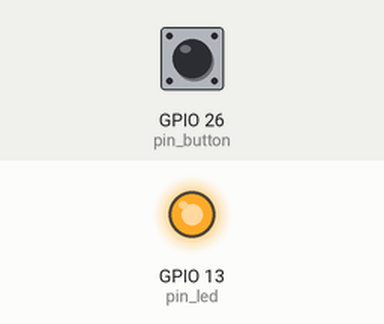
Simulated run of this program. Board: ESP32 board running MicroPython. Shown: output pins drawn as LEDs (lit = HIGH). The test bench sets the inputs (shaded band); at power-on: GPIO 26 (pin_button) HIGH.

Above: at 1.2 s.
1.3 s: GPIO 26 (pin_button) pulled LOW for 0.15 s
At 1.37 s:
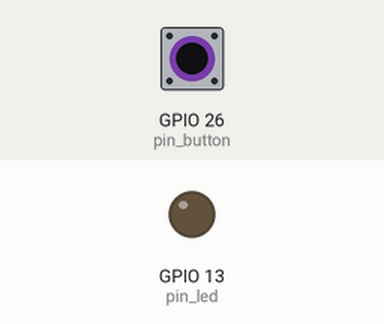
2.9 s: GPIO 26 (pin_button) pulled LOW for 3.2 s
At 7.4 s:
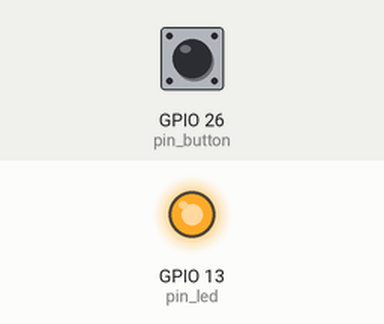
Timing chart, 0 to 8.9 s (numbered marks = the images above; inputs shaded):
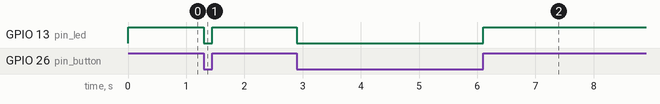

Measured:
- after the input at 1.3 s, GPIO 13 (pin_led): HIGH → LOW at once, → HIGH 0.15 s later
- after the input at 2.9 s, GPIO 13 (pin_led): HIGH → LOW at once, → HIGH 3.2 s later

The program:

gpio1.py
```python
from machine import Pin

pin_button = Pin(26, mode=Pin.IN, pull=Pin.PULL_UP)
pin_led = Pin(13, mode=Pin.OUT)
pin_led.on()

while True:
    if pin_button.value() == 1:
        pin_led.on()
    else:
        pin_led.off()
```
